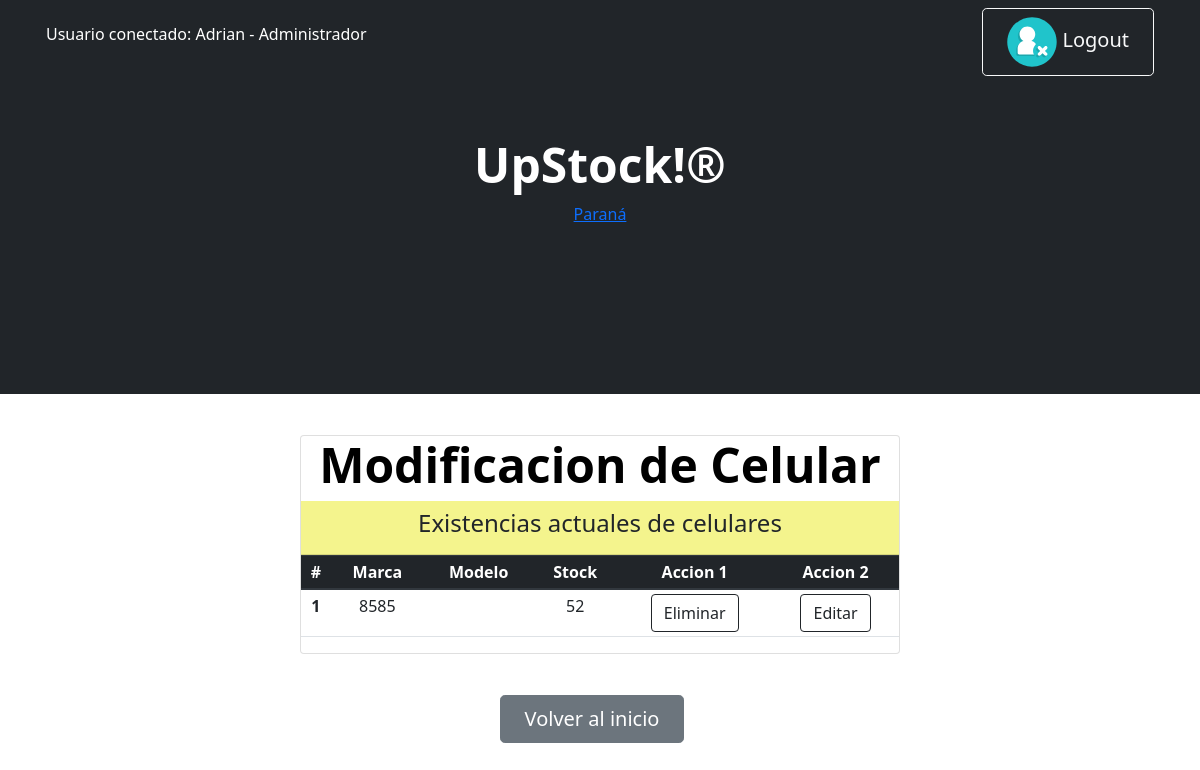
/upstock/show_ins_edit (signed in), run on an earlier commit of the app's database.
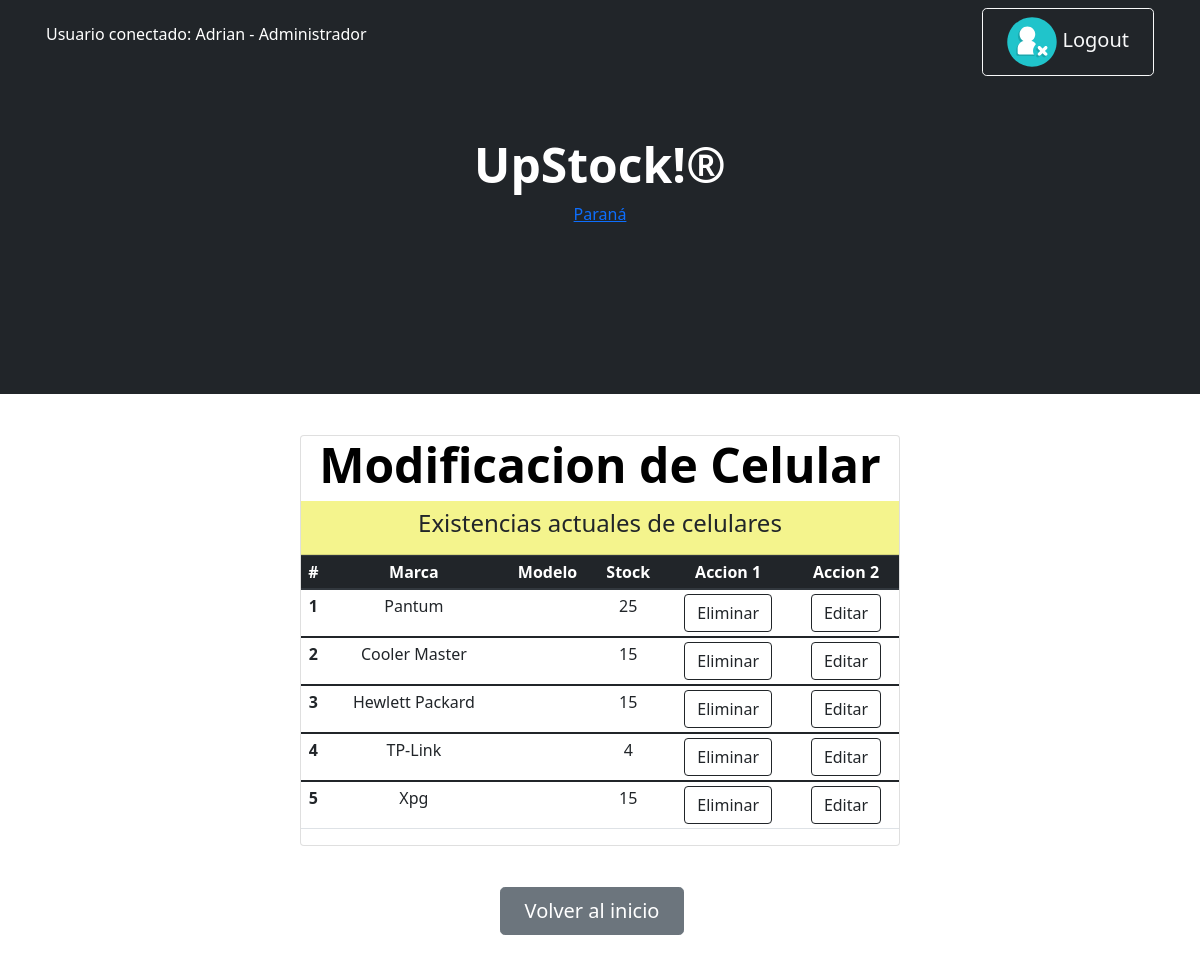
And on a later commit of the database.
### Miapp/models.py (models this page shows, shortened)
class Insumos (models.Model):
    tipo= models.CharField (max_length=50)
    marca= models.CharField (max_length=50)
    stock= models.IntegerField ()

### Miapp/views.py (the view)
# urls.py: path('show_ins_edit',show_ins_edit,name="show_ins_edit"),
@permission_required('Miapp.change_insumos', raise_exception=True)
@login_required(login_url='Inicio')
def show_ins_edit(request):
    lista=Insumos.objects.all()
    return render(request,"show_ins_edit.html",{"Insumos":lista})

### Miapp/templates/show_ins_edit.html
{% extends 'padre.html' %}
{% load static %}
{% block Contenido_cambiante %}
<h1 class="display-5 fw-bolder text-black mb-2"> Modificacion de Celular</h1>
<div class="card-header" style="background-color: rgba(244, 244, 136, 0.957);">
  <h4>Existencias actuales de celulares</h4>
</div>
    <table class="table table-sm">
        <thead class="thead-dark">
          <tr>
            <th scope="col">#</th>
            <th scope="col">Marca</th>
            <th scope="col">Modelo</th>
            <th scope="col">Stock</th>
            <th scope="col">Accion 1</th>
            <th scope="col">Accion 2</th>
          </tr>
        </thead>
        {% for items in Insumos %}
        <tbody>
          <tr>
            <th scope="row">{{items.id}}</th>
            <td>{{items.marca}}</td>
            <td>{{items.modelo}}</td>
            <td>{{items.stock}}</td>
            {% if  perms.Miapp.delete_insumos %}
            <td><div><form action="{% url 'eliminar_insumos' items.id %}" method="POST">{% csrf_token %}
                <button class="btn btn-outline-dark">Eliminar</button>
            </form></div></td>
            {% endif %}
            {% if  perms.Miapp.change_insumos %}
            <td><div><a href="{% url 'editar_insumos' items.id %}">{% csrf_token %}
                <button class="btn btn-outline-dark">Editar</button>
            </a></div></td>
            {% endif %}
          </tr>
        </tbody>
        {% endfor %}
    </table>
{% endblock %}

### Miapp/templates/padre.html (shortened to what this page needs)
<!DOCTYPE html>
<html lang="en">
    <head>
        {% load static %}
        <link rel="stylesheet" href="https://cdn.jsdelivr.net/npm/bootstrap@4.0.0/dist/css/bootstrap.min.css"
>
        <link href="https://cdn.jsdelivr.net/npm/bootstrap-icons@1.4.1/font/bootstrap-icons.css" rel="stylesheet" />
        <link href="{%static 'css/styles.css'%}" rel="stylesheet" />
    </head>
    <body id="divconfondo">
            <nav class="navbar navbar-expand-lg navbar-dark bg-dark">
            <div class="container px-3">
            {% if user.is_authenticated %}
                    <p style="color:white"> Usuario conectado: {{user.username}} - {{user.groups.all.0}}</p>
                    <a class="btn btn-outline-light btn-lg px-4" href="{% url 'Logout' %}"> <img class="icon input-icon" src="{% static 'assets/logout.svg' %}" alt=""> Logout</a>
            {% endif %}
        </nav>
        <header class="bg-dark py-1">
            <div class="container px-1">
                <div class="row  justify-content-center">
                    <div class="col-lg-6">
                        <div class="text-center my-5">
                            <h1 class="display-5 fw-bolder text-white mb-2">UpStock!®</h1>
                                 <div id="tw_19_1704680239">
                                <div style="width:120px; height:140px; margin: 0 auto;">
                                <a href="https://hotelmix.es/time/parana-30036">Paraná</a><br/></div></div>
                        </div>
                    </div>
                </div>
            </div>
        </header>
        <div class="text-center py-3"  >
            <div id="tarjeta" class="card">
                {% block Contenido_cambiante %}
                {% endblock Contenido_cambiante %}
            </div>
        </div>
        <div id="botoninicio" class="text-center">
    <a class="btn btn-secondary btn-lg px-4 me-sm-3" href="{% url 'Inicio'%}">Volver al inicio</a>
    </div>

What changed in the data, as far as the page shows it:
changed Insumos id 1: marca "8585" → "Pantum"; stock "52" → "25"
added Insumos: id "2", marca "Cooler Master", stock "15"
added Insumos: id "3", marca "Hewlett Packard", stock "15"
added Insumos: id "4", marca "TP-Link", stock "4"
added Insumos: id "5", marca "Xpg", stock "15"
